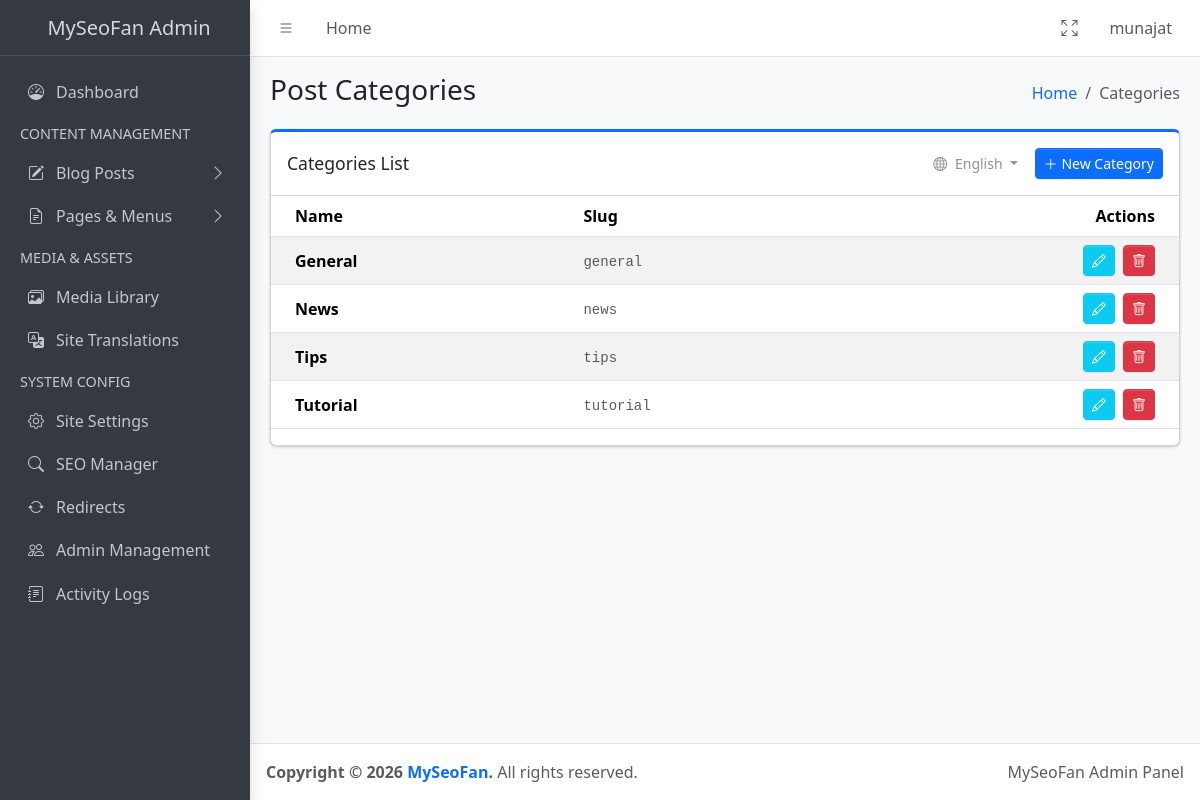
The page /admin/categories.php (signed in) on the database its author committed.
### tables this page shows
CREATE TABLE categories (
        id INTEGER PRIMARY KEY AUTOINCREMENT,
        name TEXT,
        slug TEXT,
        lang_code TEXT DEFAULT 'en',
        UNIQUE(slug, lang_code)
    );

### admin/categories.php (the view, shortened to what this page needs)
<?php
require_once '../includes/db.php';
$action = $_GET['action'] ?? 'list';
$id = $_GET['id'] ?? null;
$available_langs = [
    'en' => ['label' => 'English', 'flag' => '🇺🇸'],
    'id' => ['label' => 'Indonesia', 'flag' => '🇮🇩'],
    'es' => ['label' => 'Español', 'flag' => '🇪🇸'],
    'fr' => ['label' => 'Français', 'flag' => '🇫🇷'],
    'de' => ['label' => 'Deutsch', 'flag' => '🇩🇪'],
    'ja' => ['label' => '日本語', 'flag' => '🇯🇵']
];
if (isset($_GET['filter_lang'])) {
    $_curr_lang = $_GET['filter_lang'];
    $_SESSION['last_cat_lang'] = $_curr_lang;
} elseif (isset($_SESSION['last_cat_lang'])) {
    $_curr_lang = $_SESSION['last_cat_lang'];
} else {
    $_curr_lang = 'en';
}
$categories = [];
$current_cat = null;
if ($action === 'list') {
    $stmt = $pdo->prepare("SELECT * FROM categories WHERE lang_code = ? ORDER BY name ASC");
    $stmt->execute([$_curr_lang]);
    $categories = $stmt->fetchAll();
} elseif ($action === 'edit' && $id) {
    $stmt = $pdo->prepare("SELECT * FROM categories WHERE id=?");
    $stmt->execute([$id]);
    $current_cat = $stmt->fetch();
}
?>
<!DOCTYPE html>
<html lang="en">
<head>
    <link rel="stylesheet" href="https://cdn.jsdelivr.net/npm/@fontsource/source-sans-3@5.0.12/index.css"
>
    <link rel="stylesheet" href="https://cdn.jsdelivr.net/npm/overlayscrollbars@2.11.0/styles/overlayscrollbars.min.css"
>
    <link rel="stylesheet" href="https://cdn.jsdelivr.net/npm/bootstrap-icons@1.13.1/font/bootstrap-icons.min.css"
>
    <link rel="stylesheet" href="../assets/AdminLTE/dist/css/adminlte.css">
</head>
<body class="layout-fixed sidebar-expand-lg bg-body-tertiary">
    <div class="app-wrapper">
        <?php include 'includes/header_lte.php'; ?>
        <?php include 'includes/sidebar_lte.php'; ?>
        <main class="app-main">
            <div class="app-content-header">
                <div class="container-fluid">
                    <div class="row">
                        <div class="col-sm-6">
                            <h3 class="mb-0">Post Categories</h3>
                        </div>
                        <div class="col-sm-6">
                            <ol class="breadcrumb float-sm-end">
                                <li class="breadcrumb-item"><a href="dashboard.php">Home</a></li>
                                <li class="breadcrumb-item active" aria-current="page">Categories</li>
                            </ol>
                        </div>
                    </div>
                </div>
            </div>
            <div class="app-content">
                <div class="container-fluid">
                    <div class="row">
                        <div class="<?php echo ($action === 'add' || $action === 'edit') ? 'col-lg-8' : 'col-12'; ?>">
                            <div class="card card-primary card-outline mb-4">
                                <div class="card-header">
                                    <div class="d-flex justify-content-between align-items-center">
                                        <h3 class="card-title">Categories List</h3>
                                        <div class="card-tools d-flex gap-2">
                                            <div class="btn-group">
                                                <button type="button" class="btn btn-tool dropdown-toggle"
                                                    data-bs-toggle="dropdown">
                                                    <i class="bi bi-globe me-1"></i>
                                                    <?php echo $available_langs[$_curr_lang]['label']; ?>
                                                </button>
                                            </div>
                                            <?php if ($action !== 'add' && $action !== 'edit'): ?>
                                                <a href="?action=add&lang_code=<?php echo $_curr_lang; ?>"
                                                    class="btn btn-primary btn-sm">
                                                    <i class="bi bi-plus-lg"></i> New Category
                                                </a>
                                            <?php endif; ?>
                                        </div>
                                    </div>
                                </div>
                                <div class="card-body p-0">
                                    <div class="table-responsive">
                                        <table class="table table-striped table-hover align-middle">
                                            <thead>
                                                <tr>
                                                    <th>Name</th>
                                                    <th>Slug</th>
                                                    <th class="text-end">Actions</th>
                                                </tr>
                                            </thead>
                                            <tbody>
                                                <?php foreach ($categories as $cat): ?>
                                                    <tr
                                                        class="<?php echo (isset($current_cat) && $current_cat['id'] == $cat['id']) ? 'table-primary' : ''; ?>">
                                                        <td>
                                                            <span
                                                                class="fw-bold"><?php echo htmlspecialchars($cat['name']); ?></span>
                                                        </td>
                                                        <td>
                                                            <code
                                                                class="text-muted"><?php echo htmlspecialchars($cat['slug']); ?></code>
                                                        </td>
                                                        <td class="text-end">
                                                            <a href="?action=edit&id=<?php echo $cat['id']; ?>"
                                                                class="btn btn-sm btn-info text-white me-1" title="Edit">
                                                                <i class="bi bi-pencil"></i>
                                                            </a>
                                                            <button type="button" class="btn btn-sm btn-danger"
                                                                title="Delete"
                                                                onclick="confirmDelete('?action=delete&id=<?php echo $cat['id']; ?>')">
                                                                <i class="bi bi-trash"></i>
                                                            </button>
                                                        </td>
                                                    </tr>
                                                <?php endforeach; ?>
                                            </tbody>
                                        </table>
                                    </div>
                                </div>
                            </div>
                        </div>
                    </div>
                </div>
            </div>
        </main>
        <?php include 'includes/footer_lte.php'; ?>
    </div>
</body>
</html>

### rows shown on the page
categories: name "General", slug "general"
categories: name "News", slug "news"
categories: name "Tips", slug "tips"
categories: name "Tutorial", slug "tutorial"

### other values the page prints
$_SESSION['username'] "munajat"
$available_langs[$_curr_lang]['label'] "English"
